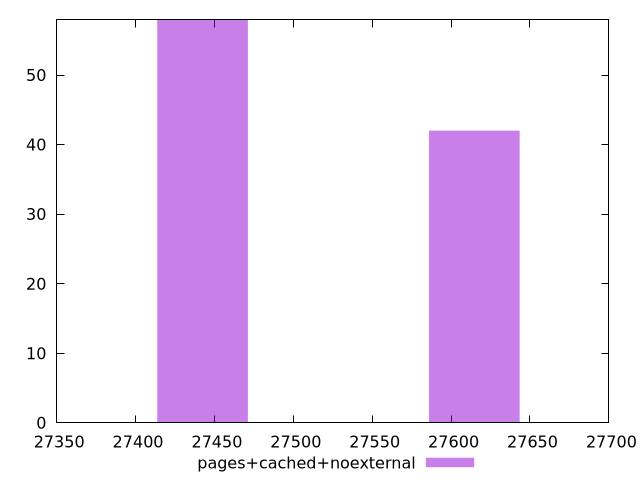

Recreate this plot in gnuplot.
$_pagesCachedNoexternal <<EOF
27442.497706831287 58
27614.730956037343 42
EOF
set key outside below
set terminal pngcairo
set output "report_00005_2020-11-02T22-26-11.212Z/uses-webp-images/pages+cached+noexternal//raw_hist.png"
set yrange [0:58]
set boxwidth 57.411083068684704
set style fill transparent solid 0.5 noborder
plot $_pagesCachedNoexternal title "pages+cached+noexternal" with boxes ,
